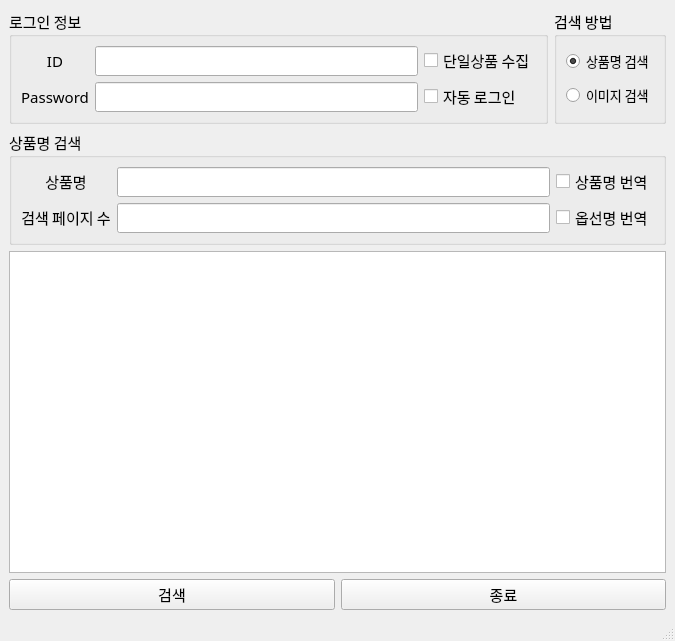
<?xml version="1.0" encoding="UTF-8"?>
<ui version="4.0">
 <class>MainWindow</class>
 <widget class="QMainWindow" name="MainWindow">
  <property name="geometry">
   <rect>
    <x>0</x>
    <y>0</y>
    <width>675</width>
    <height>641</height>
   </rect>
  </property>
  <property name="windowTitle">
   <string>JD.com Web crawller</string>
  </property>
  <widget class="QWidget" name="centralwidget">
   <layout class="QGridLayout" name="gridLayout_3">
    <item row="0" column="0">
     <widget class="QGroupBox" name="groupBox_3">
      <property name="font">
       <font>
        <family>맑은 고딕</family>
        <pointsize>11</pointsize>
       </font>
      </property>
      <property name="title">
       <string>로그인 정보</string>
      </property>
      <layout class="QGridLayout" name="gridLayout_5">
       <item row="2" column="2">
        <widget class="QCheckBox" name="auto_login_val">
         <property name="text">
          <string>자동 로그인</string>
         </property>
         <property name="checked">
          <bool>false</bool>
         </property>
        </widget>
       </item>
       <item row="0" column="1">
        <widget class="QLineEdit" name="id_info">
         <property name="font">
          <font>
           <family>맑은 고딕</family>
           <pointsize>11</pointsize>
          </font>
         </property>
        </widget>
       </item>
       <item row="0" column="0">
        <widget class="QLabel" name="label_5">
         <property name="font">
          <font>
           <family>맑은 고딕</family>
           <pointsize>11</pointsize>
           <weight>50</weight>
           <bold>false</bold>
          </font>
         </property>
         <property name="text">
          <string>&lt;html&gt;&lt;head/&gt;&lt;body&gt;&lt;p align=&quot;center&quot;&gt;ID&lt;/p&gt;&lt;/body&gt;&lt;/html&gt;</string>
         </property>
        </widget>
       </item>
       <item row="2" column="1">
        <widget class="QLineEdit" name="password_info">
         <property name="font">
          <font>
           <family>맑은 고딕</family>
           <pointsize>11</pointsize>
          </font>
         </property>
         <property name="echoMode">
          <enum>QLineEdit::Password</enum>
         </property>
        </widget>
       </item>
       <item row="2" column="0">
        <widget class="QLabel" name="label_6">
         <property name="font">
          <font>
           <family>맑은 고딕</family>
           <pointsize>11</pointsize>
           <weight>50</weight>
           <bold>false</bold>
          </font>
         </property>
         <property name="text">
          <string>&lt;html&gt;&lt;head/&gt;&lt;body&gt;&lt;p align=&quot;center&quot;&gt;Password&lt;/p&gt;&lt;/body&gt;&lt;/html&gt;</string>
         </property>
        </widget>
       </item>
       <item row="0" column="2">
        <widget class="QCheckBox" name="no_option">
         <property name="text">
          <string>단일상품 수집</string>
         </property>
        </widget>
       </item>
      </layout>
     </widget>
    </item>
    <item row="1" column="0" colspan="2">
     <widget class="QGroupBox" name="groupBox_2">
      <property name="font">
       <font>
        <family>맑은 고딕</family>
        <pointsize>11</pointsize>
       </font>
      </property>
      <property name="title">
       <string>상품명 검색</string>
      </property>
      <layout class="QGridLayout" name="gridLayout_2">
       <item row="0" column="0">
        <widget class="QLabel" name="label_8">
         <property name="font">
          <font>
           <family>맑은 고딕</family>
           <pointsize>11</pointsize>
           <weight>50</weight>
           <bold>false</bold>
          </font>
         </property>
         <property name="text">
          <string>&lt;html&gt;&lt;head/&gt;&lt;body&gt;&lt;p align=&quot;center&quot;&gt;상품명&lt;/p&gt;&lt;/body&gt;&lt;/html&gt;</string>
         </property>
        </widget>
       </item>
       <item row="0" column="1">
        <widget class="QLineEdit" name="item_name">
         <property name="enabled">
          <bool>true</bool>
         </property>
         <property name="font">
          <font>
           <family>맑은 고딕</family>
           <pointsize>11</pointsize>
          </font>
         </property>
        </widget>
       </item>
       <item row="1" column="0">
        <widget class="QLabel" name="label_7">
         <property name="font">
          <font>
           <family>맑은 고딕</family>
           <pointsize>11</pointsize>
           <weight>50</weight>
           <bold>false</bold>
          </font>
         </property>
         <property name="text">
          <string>&lt;html&gt;&lt;head/&gt;&lt;body&gt;&lt;p align=&quot;center&quot;&gt;검색 페이지 수&lt;/p&gt;&lt;/body&gt;&lt;/html&gt;</string>
         </property>
        </widget>
       </item>
       <item row="1" column="1">
        <widget class="QLineEdit" name="page_cnt">
         <property name="enabled">
          <bool>true</bool>
         </property>
         <property name="font">
          <font>
           <family>맑은 고딕</family>
           <pointsize>11</pointsize>
          </font>
         </property>
         <property name="echoMode">
          <enum>QLineEdit::Normal</enum>
         </property>
        </widget>
       </item>
       <item row="0" column="2">
        <widget class="QCheckBox" name="item_translate_btn">
         <property name="text">
          <string>상품명 번역</string>
         </property>
        </widget>
       </item>
       <item row="1" column="2">
        <widget class="QCheckBox" name="option_translate_btn">
         <property name="text">
          <string>옵선명 번역</string>
         </property>
        </widget>
       </item>
      </layout>
     </widget>
    </item>
    <item row="2" column="0" colspan="2">
     <layout class="QGridLayout" name="gridLayout_4">
      <item row="0" column="0" colspan="2">
       <widget class="QTextBrowser" name="textBrowser">
        <property name="font">
         <font>
          <family>맑은 고딕</family>
          <pointsize>11</pointsize>
         </font>
        </property>
       </widget>
      </item>
      <item row="1" column="0">
       <widget class="QPushButton" name="run_btn">
        <property name="font">
         <font>
          <family>맑은 고딕</family>
          <pointsize>11</pointsize>
         </font>
        </property>
        <property name="text">
         <string>검색</string>
        </property>
       </widget>
      </item>
      <item row="1" column="1">
       <widget class="QPushButton" name="exit_btn">
        <property name="font">
         <font>
          <family>맑은 고딕</family>
          <pointsize>11</pointsize>
         </font>
        </property>
        <property name="text">
         <string>종료</string>
        </property>
       </widget>
      </item>
     </layout>
    </item>
    <item row="0" column="1">
     <widget class="QGroupBox" name="groupBox">
      <property name="font">
       <font>
        <family>맑은 고딕</family>
        <pointsize>11</pointsize>
       </font>
      </property>
      <property name="title">
       <string>검색 방법</string>
      </property>
      <layout class="QGridLayout" name="gridLayout">
       <item row="0" column="0">
        <widget class="QRadioButton" name="item_name_radio">
         <property name="font">
          <font>
           <family>맑은 고딕</family>
           <pointsize>10</pointsize>
          </font>
         </property>
         <property name="text">
          <string>상품명 검색</string>
         </property>
         <property name="checked">
          <bool>true</bool>
         </property>
        </widget>
       </item>
       <item row="1" column="0">
        <widget class="QRadioButton" name="image_radio">
         <property name="font">
          <font>
           <family>맑은 고딕</family>
           <pointsize>10</pointsize>
          </font>
         </property>
         <property name="text">
          <string>이미지 검색</string>
         </property>
        </widget>
       </item>
      </layout>
     </widget>
    </item>
   </layout>
  </widget>
  <widget class="QMenuBar" name="menubar">
   <property name="geometry">
    <rect>
     <x>0</x>
     <y>0</y>
     <width>675</width>
     <height>26</height>
    </rect>
   </property>
  </widget>
  <widget class="QStatusBar" name="statusbar"/>
 </widget>
 <tabstops>
  <tabstop>id_info</tabstop>
  <tabstop>password_info</tabstop>
  <tabstop>item_name</tabstop>
  <tabstop>page_cnt</tabstop>
  <tabstop>no_option</tabstop>
  <tabstop>item_name_radio</tabstop>
  <tabstop>image_radio</tabstop>
  <tabstop>textBrowser</tabstop>
  <tabstop>exit_btn</tabstop>
  <tabstop>run_btn</tabstop>
 </tabstops>
 <resources/>
 <connections/>
</ui>
